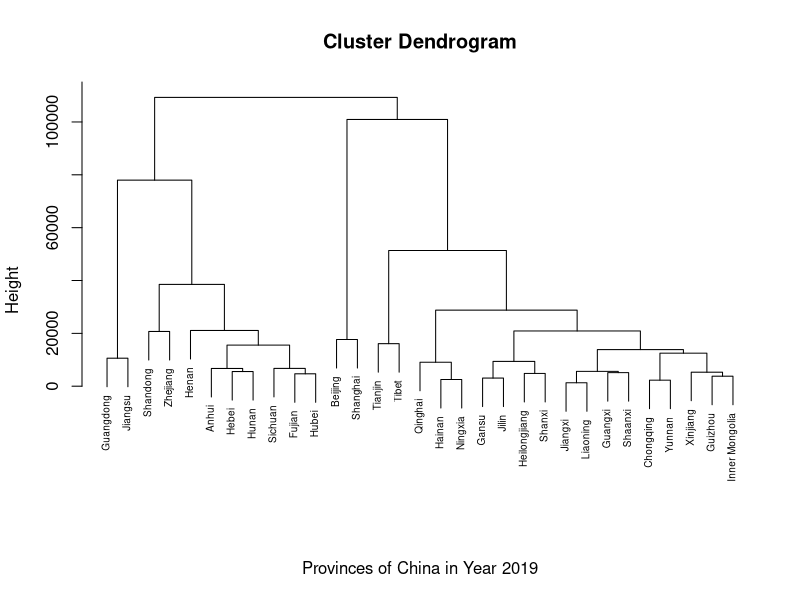

Source code (R):
## ---- chunk 1
knitr::opts_chunk$set(echo = TRUE)
## ---- chunk 2
library("dplyr")
library("readr")
library("tibble")
library("tidygraph")
library("ggplot2")
library("ggraph")
## ---- chunk 3
data = read_csv("data.csv")
data_subset = data %>% 
  filter(Year == 2019) %>% 
  select(-X,-Year)

D = data_subset %>% 
  column_to_rownames(var = "Region") %>%
  dist()  
hclust_result <- hclust(D)
plot(hclust_result, cex = 0.6,xlab = "Provinces of China in Year 2019",sub = "")
